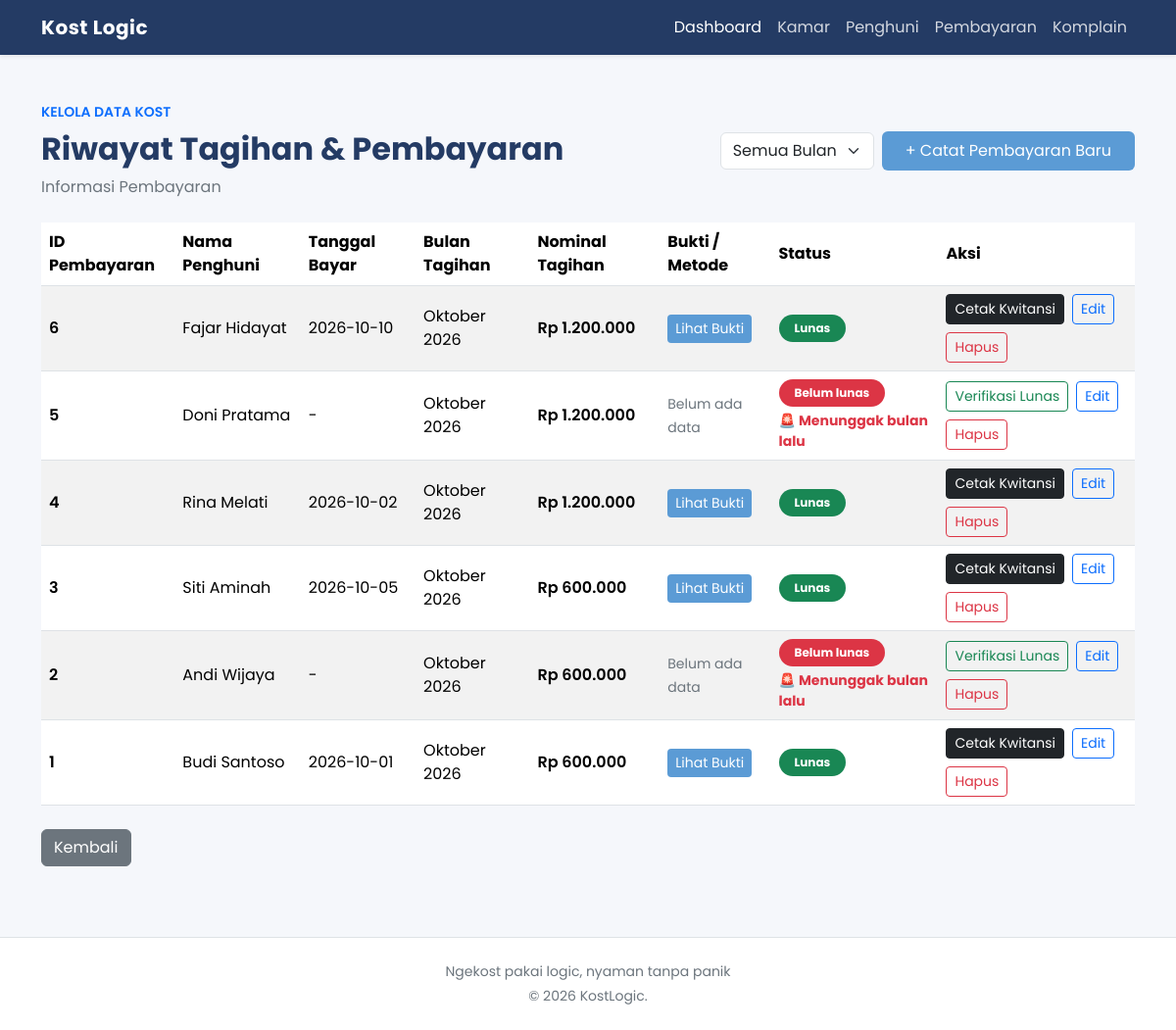
The app's page /pembayaran_tampil.php (signed in) with its own data.
### tables this page shows
CREATE TABLE pembayaran (
    id_pembayaran INT AUTO_INCREMENT PRIMARY KEY,
    id_penghuni INT,
    bulan_tagihan VARCHAR(20),
    nominal_tagihan DECIMAL(12,2),
    status_pembayaran ENUM('lunas', 'menunggu', 'belum lunas'),
    tanggal_bayar DATE,
    bukti_bayar VARCHAR(255) DEFAULT NULL,
    nama_bank VARCHAR(50) DEFAULT NULL,
    FOREIGN KEY (id_penghuni) REFERENCES penghuni(id_penghuni) ON DELETE SET NULL
);

CREATE TABLE penghuni (
    id_penghuni INT AUTO_INCREMENT PRIMARY KEY,
    nama_penghuni VARCHAR(100),
    no_hp VARCHAR(15),
    id_kamar INT,
    tanggal_masuk DATE DEFAULT '2026-10-01',
    FOREIGN KEY (id_kamar) REFERENCES kamar(id_kamar)
);

### pembayaran_tampil.php (the view, shortened to what this page needs)
<?php
include 'koneksi.php';
$daftar_bulan = [
    1 => 'Januari', 2 => 'Februari', 3 => 'Maret', 4 => 'April',
    5 => 'Mei', 6 => 'Juni', 7 => 'Juli', 8 => 'Agustus',
    9 => 'September', 10 => 'Oktober', 11 => 'November', 12 => 'Desember'
];
$bulan_sekarang = $daftar_bulan[(int)date('n')] . ' ' . date('Y');
$q_semua_penghuni = mysqli_query($koneksi, "
    SELECT p.id_penghuni, k.harga
    FROM penghuni p
    JOIN kamar k ON p.id_kamar = k.id_kamar
    WHERE DATE_FORMAT(p.tanggal_masuk, '%Y-%m') <= DATE_FORMAT(CURDATE(), '%Y-%m')
");
while ($ph = mysqli_fetch_assoc($q_semua_penghuni)) {
    $id_p    = $ph['id_penghuni'];
    $harga_k = $ph['harga'];
    $cek     = mysqli_query($koneksi, "SELECT id_pembayaran FROM pembayaran WHERE id_penghuni='$id_p' AND bulan_tagihan='$bulan_sekarang'");
    if (mysqli_num_rows($cek) == 0) {
        mysqli_query($koneksi, "INSERT INTO pembayaran (id_penghuni, bulan_tagihan, nominal_tagihan, status_pembayaran, tanggal_bayar, bukti_bayar)
                                VALUES ('$id_p', '$bulan_sekarang', '$harga_k', 'belum lunas', NULL, NULL)");
    }
}
include 'header.php';
?>
<div class="d-flex flex-wrap justify-content-between align-items-center gap-3 mb-4">
    <div>
        <p class="text-primary fw-semibold small mb-2">KELOLA DATA KOST</p>
        <h2 class="fw-bold mb-2" style="color: #243b64;">Riwayat Tagihan & Pembayaran</h2>
        <p class="text-secondary mb-0">Informasi Pembayaran</p>
    </div>
    <div class="d-flex flex-wrap align-items-center gap-2">
        <form method="GET" class="d-flex align-items-center gap-2">
            <select name="bulan" class="form-select" onchange="this.form.submit()">
                <option value="">Semua Bulan</option>
            </select>
        </form>
        <a href="pembayaran_tambah.php" class="btn btn-primary px-4 py-2" style="background-color: #5b9bd5; border:none;">
            + Catat Pembayaran Baru
        </a>
    </div>
</div>
<div class="table-responsive">
    <table class="table table-hover table-striped align-middle mb-0">
        <thead class="align-middle">
            <tr>
                <th>ID Pembayaran</th>
                <th>Nama Penghuni</th>
                <th>Tanggal Bayar</th>
                <th>Bulan Tagihan</th>
                <th>Nominal Tagihan</th>
                <th>Bukti / Metode</th>
                <th>Status</th>
                <th>Aksi</th>
            </tr>
        </thead>
        <tbody>
        <?php
        $where_clause = "";
        $query = "SELECT pembayaran.*, penghuni.nama_penghuni, penghuni.tanggal_masuk
                    FROM pembayaran
                    LEFT JOIN penghuni ON pembayaran.id_penghuni = penghuni.id_penghuni
                    $where_clause
                    ORDER BY pembayaran.id_pembayaran DESC";
        $result = mysqli_query($koneksi, $query);
        if ($result && mysqli_num_rows($result) > 0) {
            while ($row = mysqli_fetch_assoc($result)) {
                $nominal_rupiah = number_format($row['nominal_tagihan'], 0, ',', '.');
                $status_row = strtolower($row['status_pembayaran'] ?? '');
        ?>
            <tr>
                <td class="fw-semibold">
                    <?= htmlspecialchars($row['id_pembayaran']) ?>
                </td>
                <td>
                    <?php if ($row['nama_penghuni'] !== null) { ?>
                        <?= htmlspecialchars($row['nama_penghuni']) ?>
                    <?php } else { ?>
                        <span class="text-danger small">Penghuni Sudah Dihapus</span>
                    <?php } ?>
                </td>
                <td>
                    <?= htmlspecialchars($row['tanggal_bayar'] ?? '-') ?>
                </td>
                <td>
                    <?= htmlspecialchars($row['bulan_tagihan']) ?>
                </td>
                <td class="fw-semibold">
                    Rp <?= $nominal_rupiah ?>
                </td>
                <td>
                    <?php if (!empty($row['bukti_bayar'])) { ?>
                        <a href="uploads/<?= htmlspecialchars($row['bukti_bayar']) ?>" target="_blank" class="btn btn-sm btn-info text-white" style="background-color: #5b9bd5; border:none;">Lihat Bukti</a>
                    <?php } elseif ($status_row === 'menunggu' || $status_row === 'lunas') { ?>
                        <span class="badge bg-warning text-dark border px-3 py-2">Pembayaran Tunai</span>
                    <?php } else { ?>
                        <span class="text-secondary small">Belum ada data</span>
                    <?php } ?>
                </td>
                <td>
                    <?php
                    $status_bayar = strtolower($row['status_pembayaran'] ?? '');
                    if ($status_bayar === 'lunas') {
                    ?>
                        <span class="badge rounded-pill text-bg-success px-3 py-2">Lunas</span>
                    <?php
                    } elseif ($status_bayar === 'menunggu') {
                    ?>
                        <span class="badge rounded-pill text-bg-warning px-3 py-2">Menunggu</span>
                    <?php
                    } else {
                        $tgl_masuk_p        = $row['tanggal_masuk'] ?? '2026-10-01';
                        $hari_tenggat       = (int)date('d', strtotime($tgl_masuk_p));
                        $hari_tenggat_valid = min($hari_tenggat, (int)date('t'));
                        $tgl_jatuh_tempo    = date('Y-m-') . str_pad($hari_tenggat_valid, 2, '0', STR_PAD_LEFT);
                        $sisa_hari          = (int)round((strtotime($tgl_jatuh_tempo) - strtotime(date('Y-m-d'))) / 86400);
                    ?>
                        <span class="badge rounded-pill text-bg-danger px-3 py-2">Belum lunas</span>
                        <div class="mt-1 small">
                            <?php if ($row['bulan_tagihan'] == $bulan_sekarang) { ?>
                                <?php if ($sisa_hari > 0) { ?>
                                    <span class="text-primary fw-semibold">
                                        ⏳ Tenggat tgl <?= $hari_tenggat_valid ?> (<?= $sisa_hari ?> hari lagi)
                                    </span>
                                <?php } elseif ($sisa_hari == 0) { ?>
                                    <span class="text-warning fw-bold">
                                        ⚠️ Jatuh tempo hari ini (tgl <?= $hari_tenggat_valid ?>)
                                    </span>
                                <?php } else { ?>
                                    <span class="text-danger fw-bold">
                                        🚨 Lewat <?= abs($sisa_hari) ?> hari (tenggat tgl <?= $hari_tenggat_valid ?>)
                                    </span>
                                <?php } ?>
                            <?php } else { ?>
                                <span class="text-danger fw-bold">🚨 Menunggak bulan lalu</span>
                            <?php } ?>
                        </div>
                    <?php } ?>
                </td>
                <td>
                    <div class="d-flex flex-wrap gap-2">
                        <?php if ($status_row !== 'lunas') { ?>
                            <a href="pembayaran_tampil.php?aksi=lunas&id=<?= urlencode($row['id_pembayaran']) ?>" class="btn btn-sm btn-outline-success" onclick="return confirm('Ubah status menjadi Lunas?')">Verifikasi Lunas</a>
                        <?php } else { ?>
                            <a href="cetak_kwitansi.php?id=<?= urlencode($row['id_pembayaran']) ?>" target="_blank" class="btn btn-sm btn-dark">Cetak Kwitansi</a>
                        <?php } ?>
                            <a href="pembayaran_edit.php?id=<?= urlencode($row['id_pembayaran']) ?>" class="btn btn-sm btn-outline-primary">Edit</a>
                            <a href="pembayaran_hapus.php?id=<?= urlencode($row['id_pembayaran']) ?>" class="btn btn-sm btn-outline-danger" onclick="return confirm('Yakin ingin menghapus data ini?')">Hapus</a>
                    </div>
                </td>
            </tr>
        <?php
            }
        } else {
        ?>
            <tr>
                <td colspan="8" class="text-center text-danger py-4">Data pembayaran gagal dimuat.</td>
            </tr>
        <?php } ?>
        </tbody>
    </table>
</div>
<br>
<a href="index.php" class="btn btn-secondary">Kembali</a>
<?php include 'footer.php'; ?>

### header.php (style rules this page uses)
body { font-family: 'Poppins', sans-serif; background-color: #f5f7fb; color: #243047; }

### records on screen
pembayaran: id_pembayaran "6", id_penghuni.nama_penghuni "Fajar Hidayat", tanggal_bayar "2026-10-10", bulan_tagihan "Oktober 2026", nominal_tagihan "1.200.000", status_pembayaran "Lunas"
pembayaran: id_pembayaran "5", id_penghuni.nama_penghuni "Doni Pratama", tanggal_bayar "-", bulan_tagihan "Oktober 2026", nominal_tagihan "1.200.000", status_pembayaran "Belum ada data"
pembayaran: id_pembayaran "4", id_penghuni.nama_penghuni "Rina Melati", tanggal_bayar "2026-10-02", bulan_tagihan "Oktober 2026", nominal_tagihan "1.200.000", status_pembayaran "Lunas"
pembayaran: id_pembayaran "3", id_penghuni.nama_penghuni "Siti Aminah", tanggal_bayar "2026-10-05", bulan_tagihan "Oktober 2026", nominal_tagihan "600.000", status_pembayaran "Lunas"
pembayaran: id_pembayaran "2", id_penghuni.nama_penghuni "Andi Wijaya", tanggal_bayar "-", bulan_tagihan "Oktober 2026", nominal_tagihan "600.000", status_pembayaran "Belum ada data"
pembayaran: id_pembayaran "1", id_penghuni.nama_penghuni "Budi Santoso", tanggal_bayar "2026-10-01", bulan_tagihan "Oktober 2026", nominal_tagihan "600.000", status_pembayaran "Lunas"
